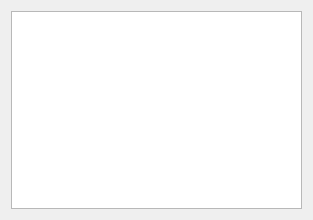
<ui version="4.0" >
 <author></author>
 <comment></comment>
 <exportmacro></exportmacro>
 <class>WengoPhoneLoggerWidget</class>
 <widget class="QWidget" name="WengoPhoneLoggerWidget" >
  <property name="geometry" >
   <rect>
    <x>0</x>
    <y>0</y>
    <width>313</width>
    <height>220</height>
   </rect>
  </property>
  <property name="windowTitle" >
   <string>Form</string>
  </property>
  <layout class="QGridLayout" >
   <property name="margin" >
    <number>-1</number>
   </property>
   <property name="spacing" >
    <number>0</number>
   </property>
   <item row="0" column="0" >
    <widget class="QListWidget" name="listWidget" />
   </item>
  </layout>
 </widget>
 <pixmapfunction></pixmapfunction>
 <resources/>
 <connections/>
</ui>
